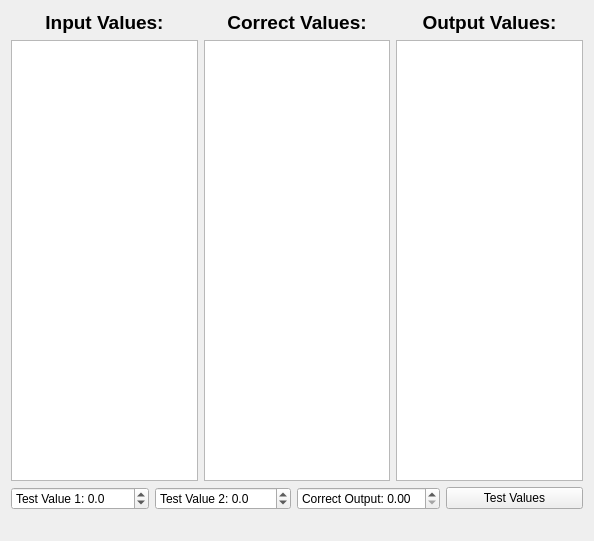
<?xml version="1.0" encoding="UTF-8"?>
<ui version="4.0">
 <class>MainWindow</class>
 <widget class="QMainWindow" name="MainWindow">
  <property name="geometry">
   <rect>
    <x>0</x>
    <y>0</y>
    <width>594</width>
    <height>541</height>
   </rect>
  </property>
  <property name="windowTitle">
   <string>MainWindow</string>
  </property>
  <widget class="QWidget" name="centralWidget">
   <layout class="QGridLayout" name="gridLayout">
    <item row="0" column="0" colspan="4">
     <layout class="QHBoxLayout" name="horizontalLayout">
      <item>
       <layout class="QVBoxLayout" name="verticalLayout">
        <item>
         <widget class="QLabel" name="label">
          <property name="font">
           <font>
            <pointsize>14</pointsize>
            <weight>75</weight>
            <bold>true</bold>
           </font>
          </property>
          <property name="text">
           <string>Input Values:</string>
          </property>
          <property name="alignment">
           <set>Qt::AlignCenter</set>
          </property>
         </widget>
        </item>
        <item>
         <widget class="QListWidget" name="listWidgetInput"/>
        </item>
       </layout>
      </item>
      <item>
       <layout class="QVBoxLayout" name="verticalLayout_3">
        <item>
         <widget class="QLabel" name="label_3">
          <property name="font">
           <font>
            <pointsize>14</pointsize>
            <weight>75</weight>
            <bold>true</bold>
           </font>
          </property>
          <property name="text">
           <string>Correct Values:</string>
          </property>
          <property name="alignment">
           <set>Qt::AlignCenter</set>
          </property>
         </widget>
        </item>
        <item>
         <widget class="QListWidget" name="listWidgetCorrect"/>
        </item>
       </layout>
      </item>
      <item>
       <layout class="QVBoxLayout" name="verticalLayout_2">
        <item>
         <widget class="QLabel" name="label_2">
          <property name="font">
           <font>
            <pointsize>14</pointsize>
            <weight>75</weight>
            <bold>true</bold>
           </font>
          </property>
          <property name="text">
           <string>Output Values:</string>
          </property>
          <property name="alignment">
           <set>Qt::AlignCenter</set>
          </property>
         </widget>
        </item>
        <item>
         <widget class="QListWidget" name="listWidgetOutput"/>
        </item>
       </layout>
      </item>
     </layout>
    </item>
    <item row="1" column="0">
     <widget class="QDoubleSpinBox" name="doubleSpinBoxValueOne">
      <property name="prefix">
       <string>Test Value 1: </string>
      </property>
      <property name="decimals">
       <number>1</number>
      </property>
      <property name="minimum">
       <double>-1.000000000000000</double>
      </property>
      <property name="maximum">
       <double>1.000000000000000</double>
      </property>
      <property name="singleStep">
       <double>0.100000000000000</double>
      </property>
     </widget>
    </item>
    <item row="1" column="1">
     <widget class="QDoubleSpinBox" name="doubleSpinBoxValueTwo">
      <property name="prefix">
       <string>Test Value 2: </string>
      </property>
      <property name="decimals">
       <number>1</number>
      </property>
      <property name="minimum">
       <double>-1.000000000000000</double>
      </property>
      <property name="maximum">
       <double>1.000000000000000</double>
      </property>
      <property name="singleStep">
       <double>0.100000000000000</double>
      </property>
     </widget>
    </item>
    <item row="1" column="2">
     <widget class="QDoubleSpinBox" name="doubleSpinBoxCorrect">
      <property name="prefix">
       <string>Correct Output: </string>
      </property>
     </widget>
    </item>
    <item row="1" column="3">
     <widget class="QPushButton" name="pushButtonTest">
      <property name="text">
       <string>Test Values</string>
      </property>
     </widget>
    </item>
    <item row="2" column="1">
     <widget class="QLabel" name="label_4">
      <property name="text">
       <string/>
      </property>
     </widget>
    </item>
   </layout>
  </widget>
 </widget>
 <layoutdefault spacing="6" margin="11"/>
 <resources/>
 <connections/>
</ui>
